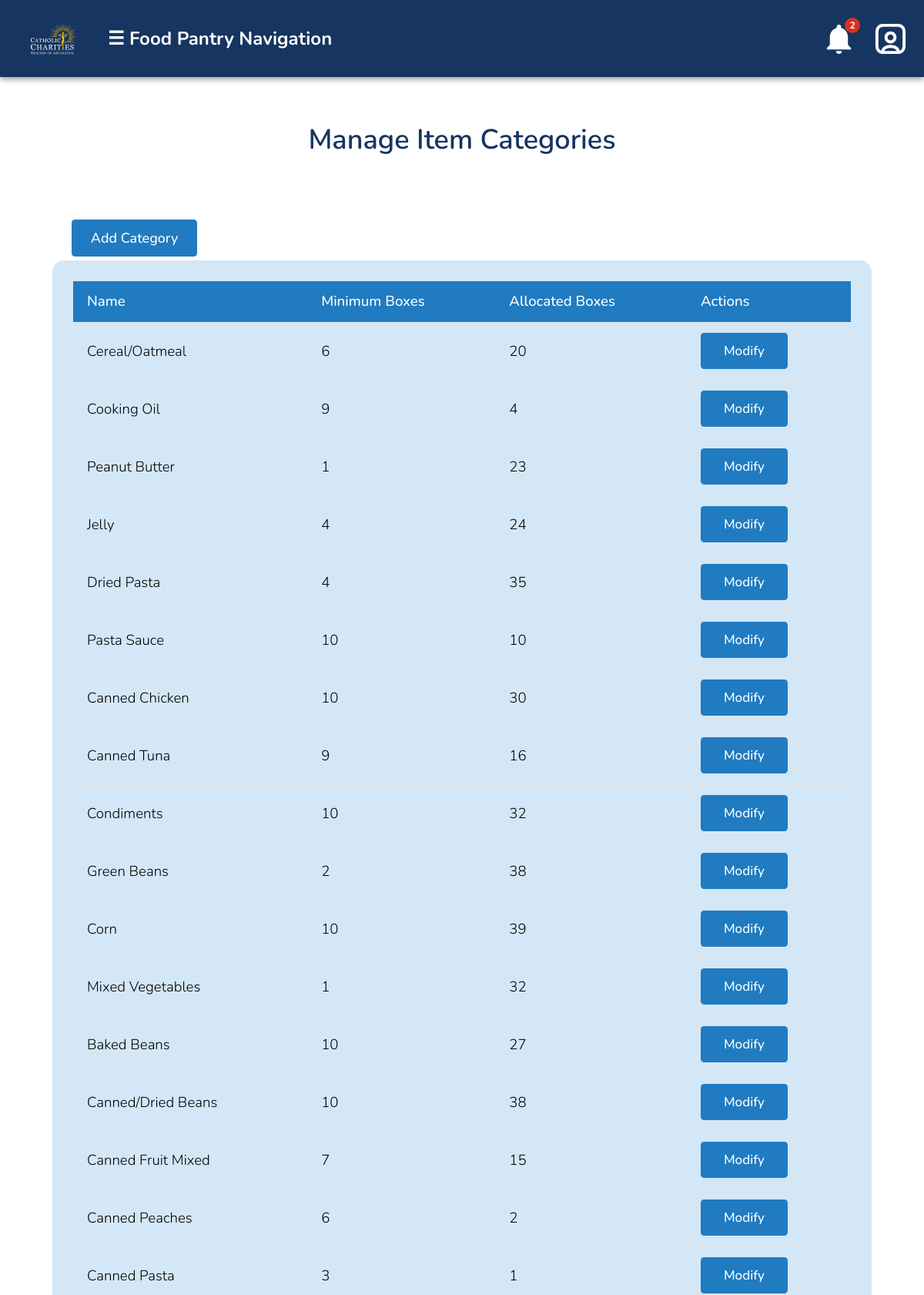
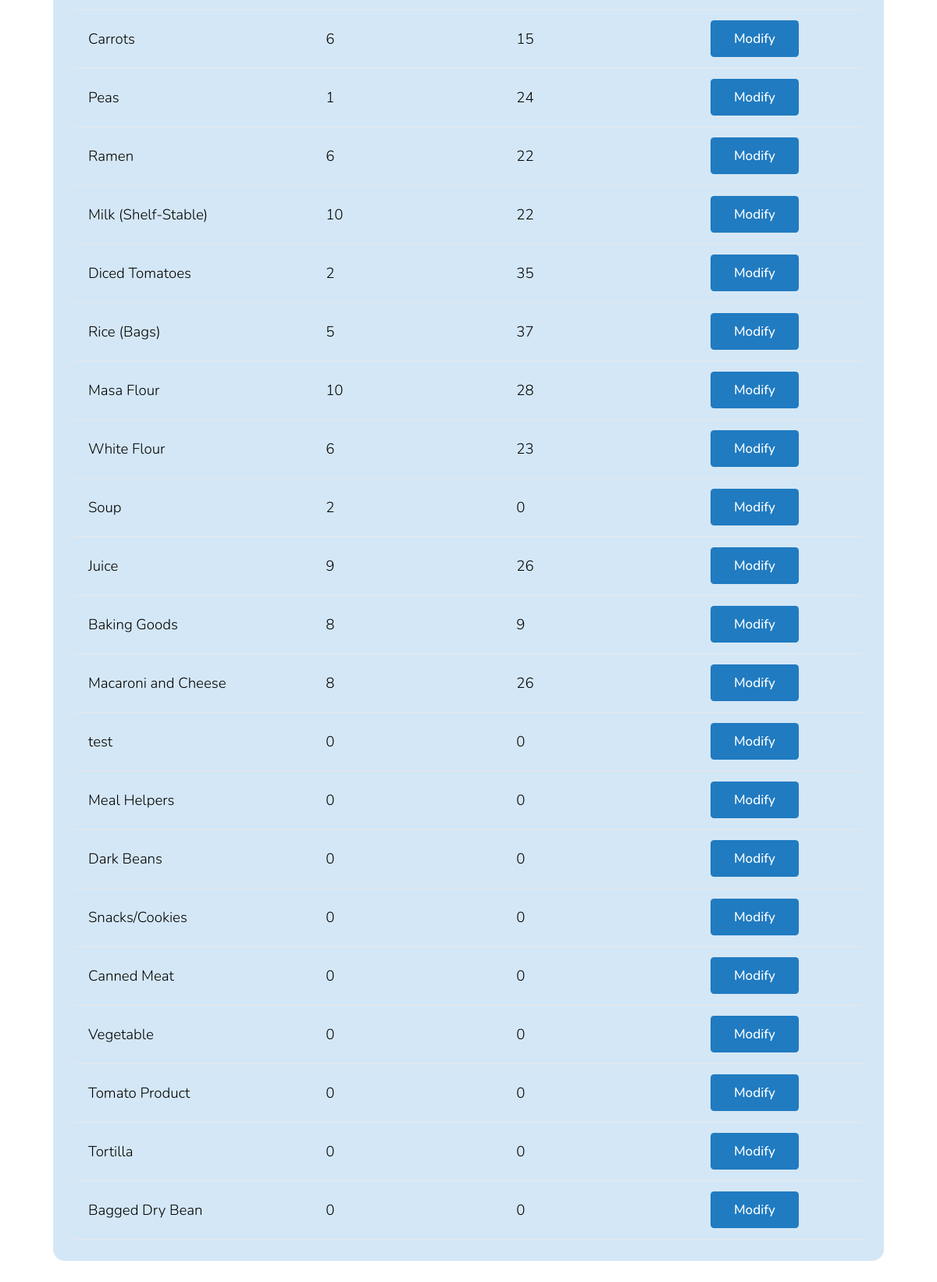
Before: /viewItemCategories.php (signed in) with the older database file (2 pictures, top to bottom).
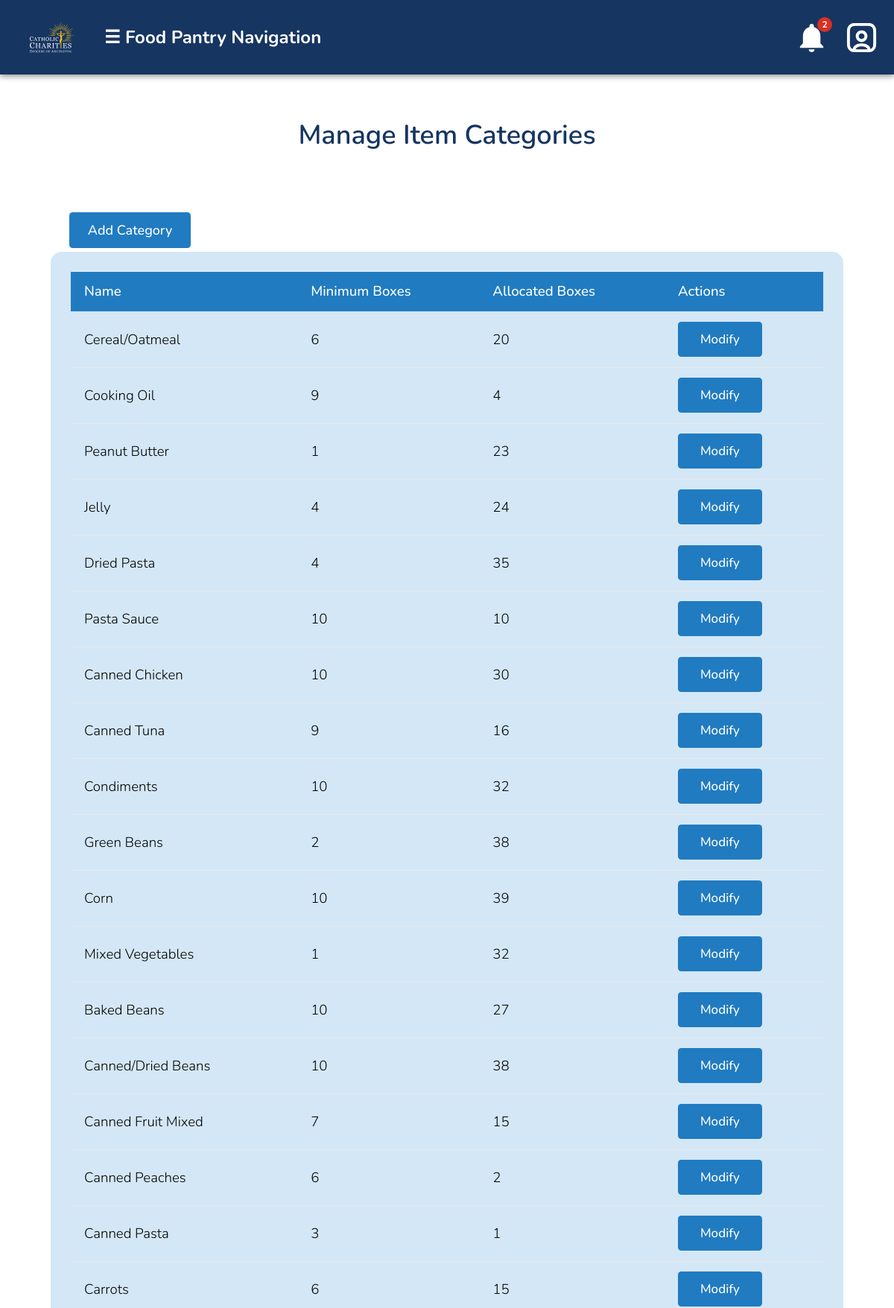
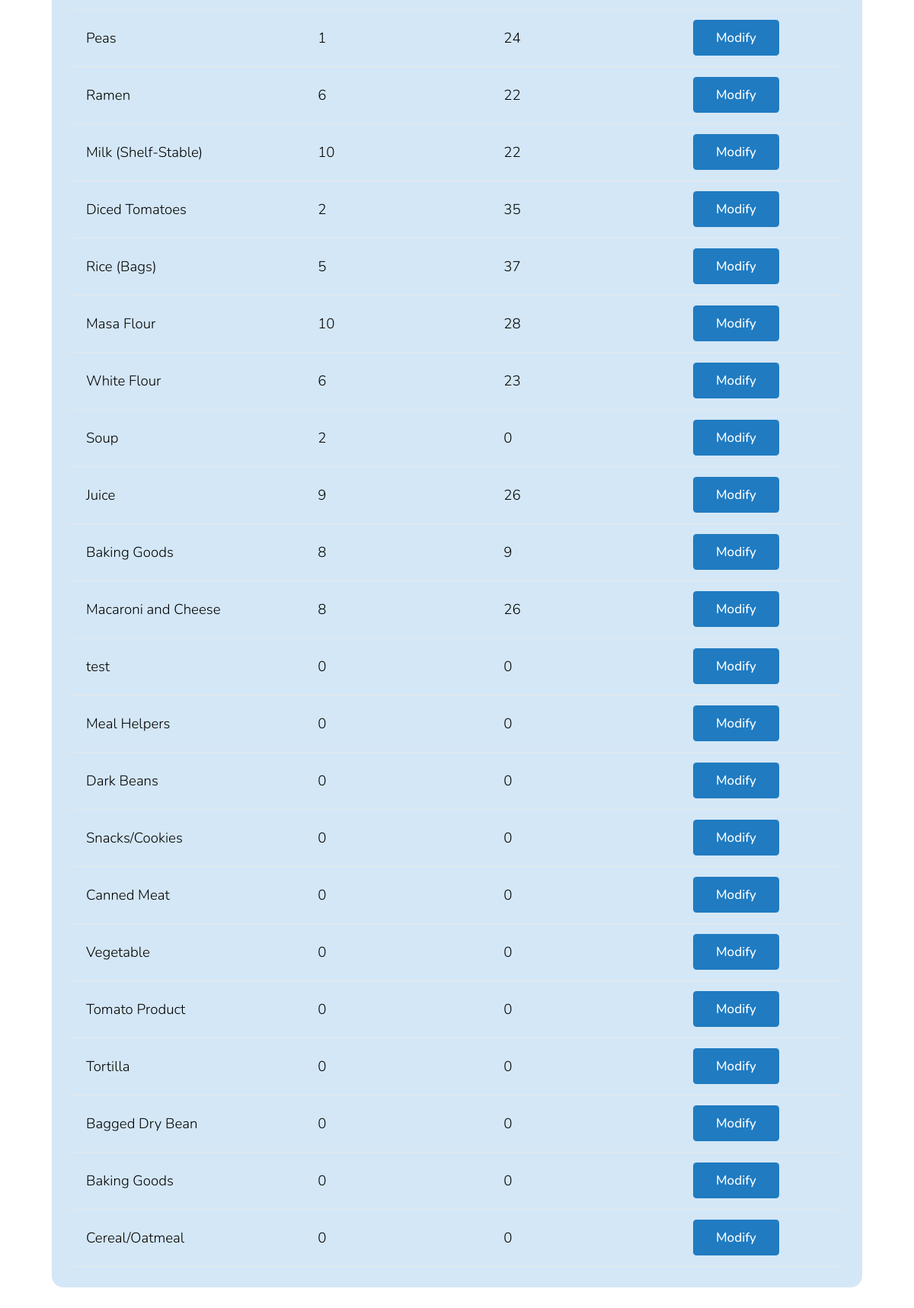
After: the same page with the newer database file (2 pictures, top to bottom).
### tables this page shows
CREATE TABLE `dbinventory` (
  `id` int(11) NOT NULL,
  `location` varchar(50) NOT NULL DEFAULT 'Main',
  `item_category_id` int(11) NOT NULL,
  `category_name` varchar(100) NOT NULL,
  `current_quantity` int(11) NOT NULL,
  `minimum_quantity` int(11) NOT NULL,
  `allocated_quantity` int(11) NOT NULL
);

### database/dbInventory.php (called while the page is built, shortened)
<?php
include_once(dirname(__FILE__).'/../domain/InventoryItem.php');
include_once(dirname(__FILE__).'/dbNotifications.php');
function getAllInventoryItems() {
    $con = connect();
    $query = "SELECT * FROM dbinventory ORDER BY id";
    $result = mysqli_query($con, $query);
    $inventoryItems = array();
    while ($row = mysqli_fetch_assoc($result)) {
        $inventoryItem = new InventoryItem($row['id'], $row['item_category_id'], $row['category_name'], $row['current_quantity'], $row['minimum_quantity'], $row['allocated_quantity']);
        $inventoryItems[] = $inventoryItem;
    }
    return $inventoryItems;
}

### domain/InventoryItem.php (called while the page is built, shortened)
<?php
class InventoryItem {
    private $id;
    private $category_name;
    private $minimum_quantity;
    private $allocated_quantity;
    function __construct($id, $item_category_id, $category_name, $current_quantity, $minimum_quantity, $allocated_quantity) {
        $this->id = $id;
        $this->category_name = $category_name;
        $this->minimum_quantity = $minimum_quantity;
        $this->allocated_quantity = $allocated_quantity;
    }
    function getId() {
        return $this->id;
    }
    function getCategoryName() {
        return $this->category_name;
    }
    function getMinimumQuantity() {
        return $this->minimum_quantity;
    }
    function getAllocatedQuantity() {
        return $this->allocated_quantity;
    }
}

### viewItemCategories.php (the view, shortened to what this page needs)
<!DOCTYPE html>
<html>
<head>
    <?php require_once('universal.inc') ?>
</head>
<pageheader>
    <h1 class="title">Manage Item Categories</h1>
</pageheader>
<body>
    <?php require_once('header.php'); ?>
    <main>
        <div class="report-container">
            <div class="add-category-btn">
                <a href="viewAddItemCategory.php" class="add-category-lnk"><button type="button">Add Category</button></a>
            </div>
            <?php
                require_once('database/dbInventory.php');
                    echo '
                    <div class="report-section">
                        <div class="table-wrapper">
                            <table class="report-table">
                                <thead>
                                    <tr>
                                        <th>Name</th>
                                        <th>Minimum Boxes</th>
                                        <th>Allocated Boxes</th>
                                        <th>Actions</th>
                                    </tr>
                                </thead>
                                <tbody> ';
                                $items = getAllInventoryItems();
                                foreach ($items as $item) {
                                        $name = $item->getCategoryName();
                                        $minimum = $item->getMinimumQuantity();
                                        $allocated = $item->getAllocatedQuantity();
                                        echo '
                                            <td>' . $name . '</td>
                                            <td>' . $minimum . '</td>
                                            <td>' . $allocated . '</td>';
                                        echo '
                                            <td><a href="viewModifyItemCategory.php?id=' . $item->getId() . '" class="text-blue-700 underline"><button class="modify-btn">Modify</button></a>
                                        </tr>';
                                }
                    echo '
                                </tbody>
                            </table>
                        </div>
                    </div>';
                            ?>
        </div>
    </main>
</body>
</html>

Changed rows visible on the page:
added dbinventory: category_name "Baking Goods", minimum_quantity "0", allocated_quantity "0"
added dbinventory: category_name "Cereal/Oatmeal", minimum_quantity "0", allocated_quantity "0"
